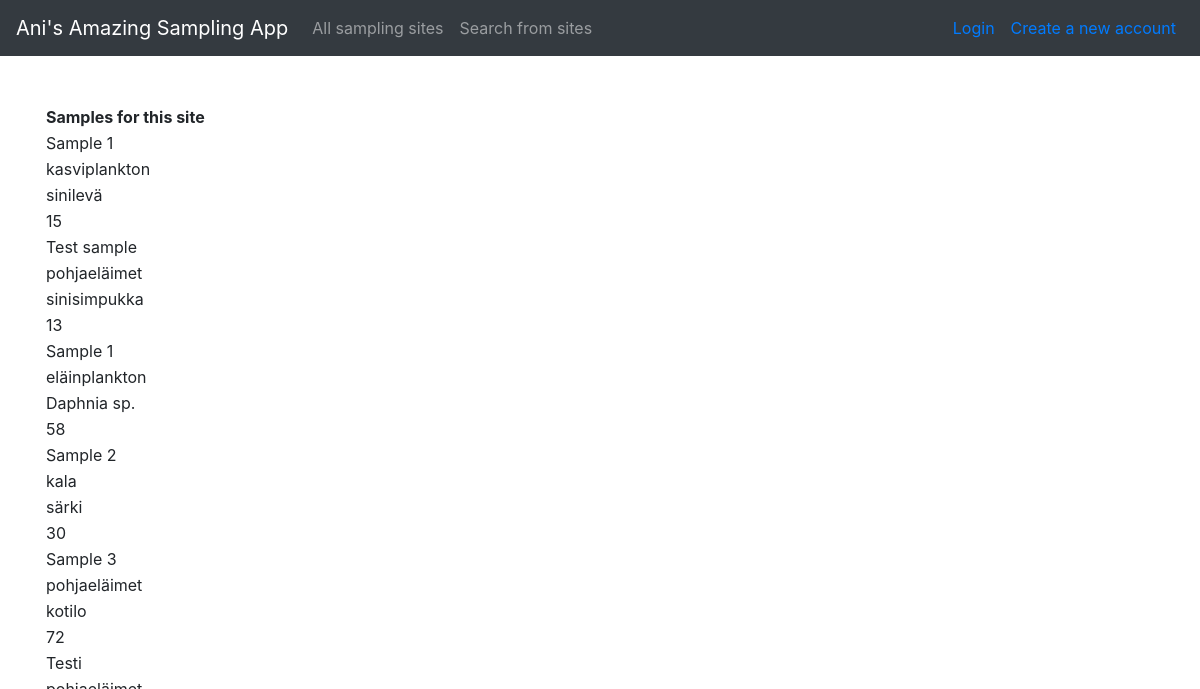
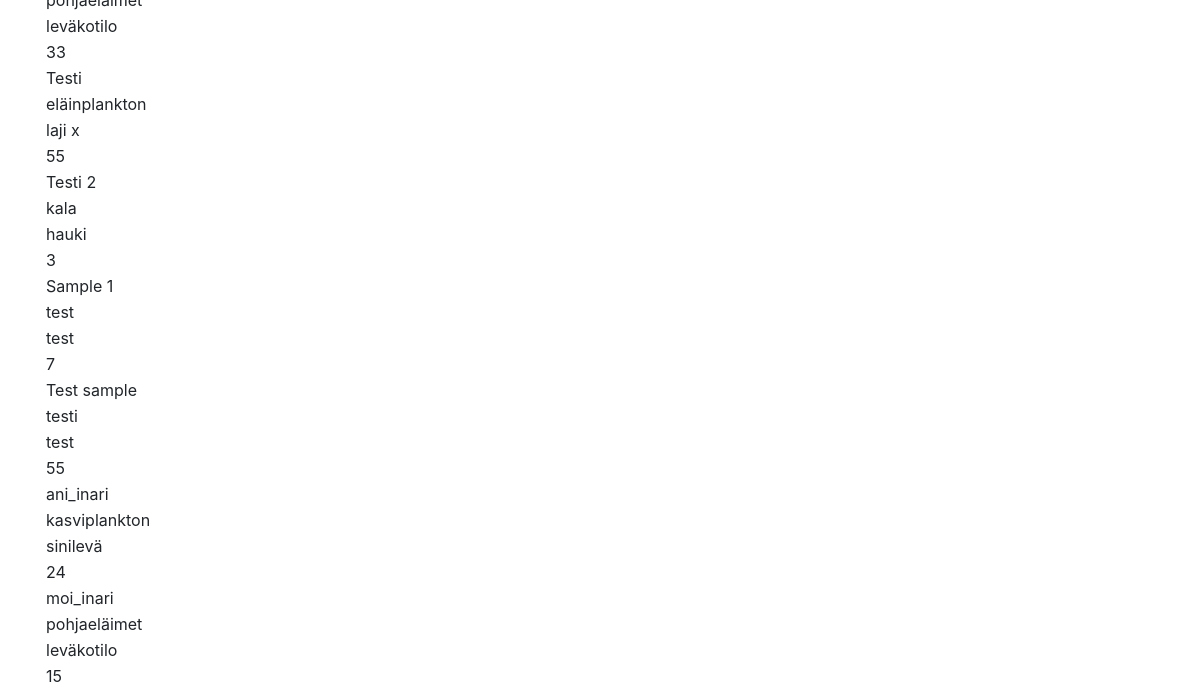
The app's page /samples, older data (2 pictures, top to bottom).
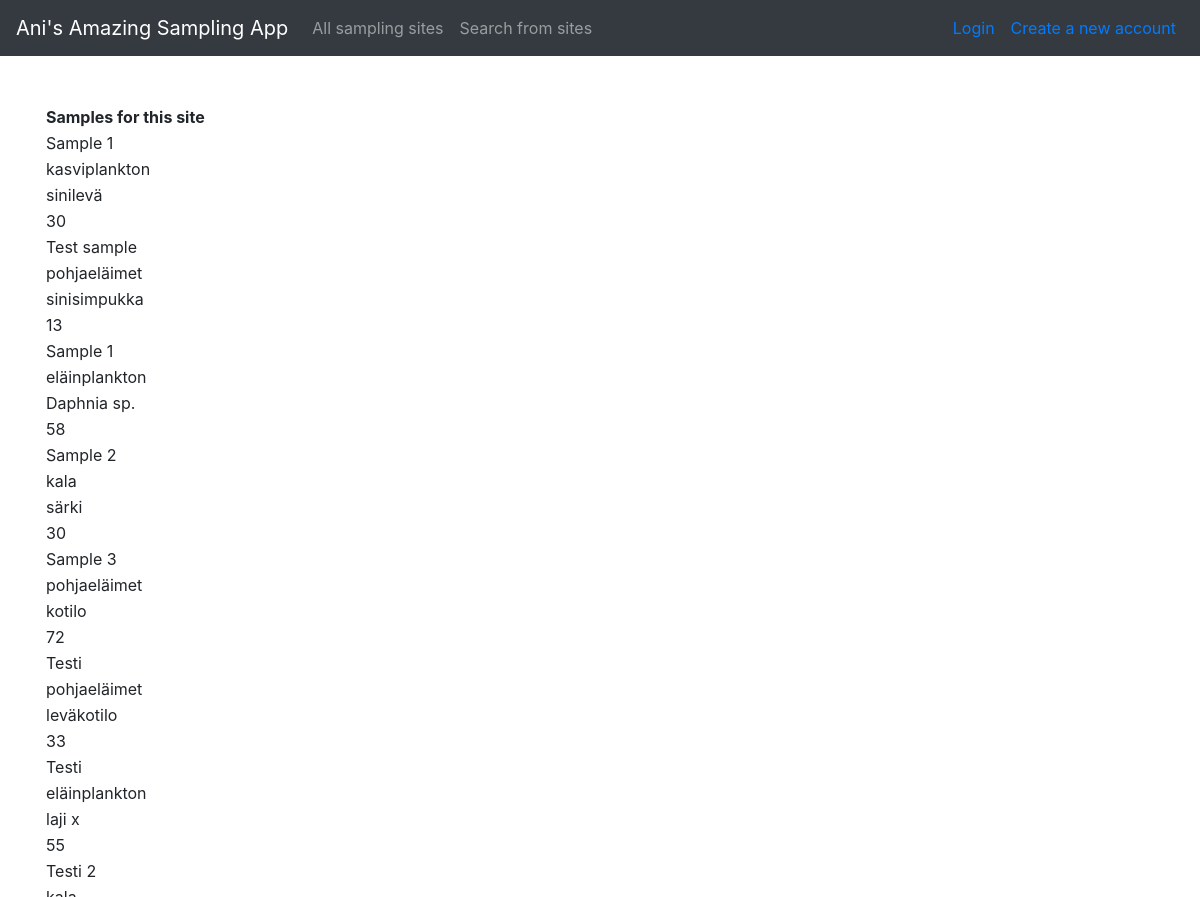
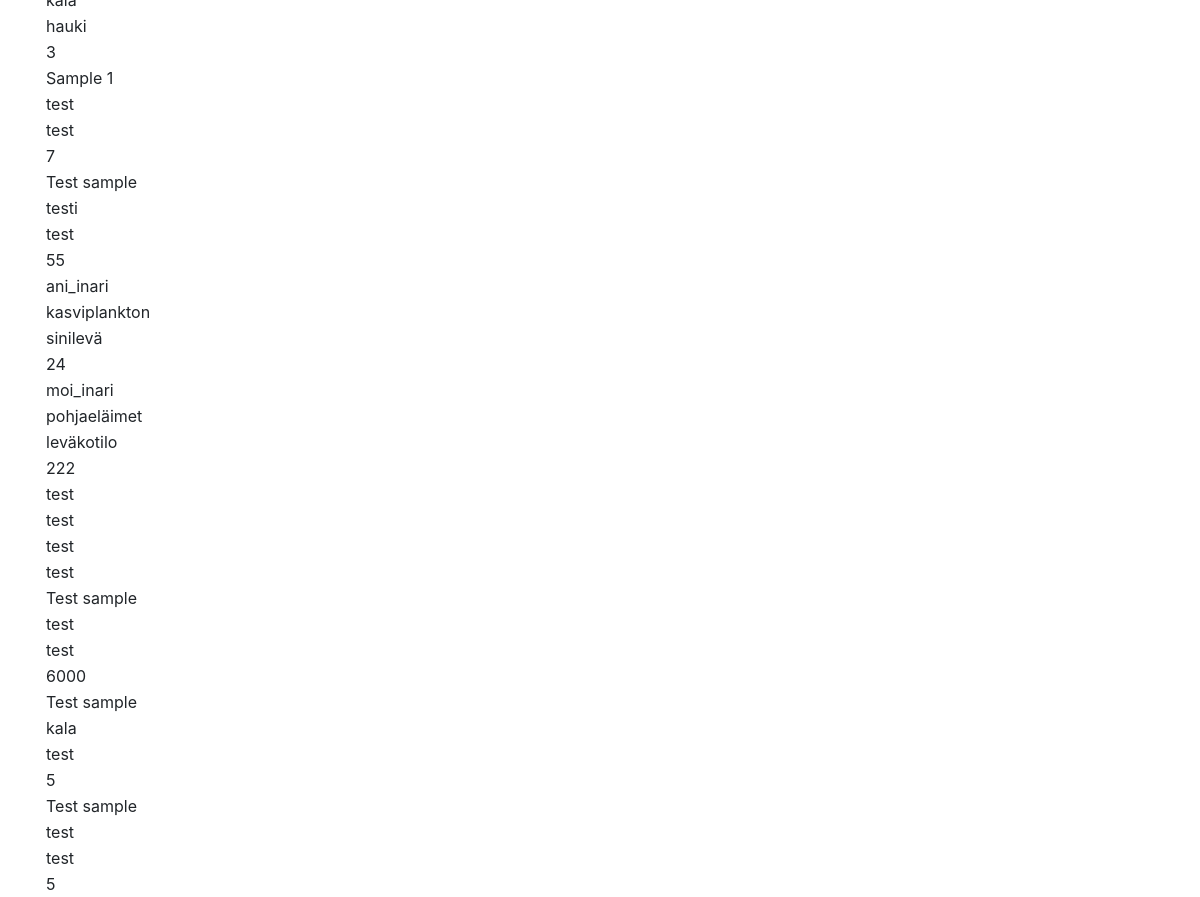
The same page, newer data (2 pictures, top to bottom).
### application/samples/models.py (models this page shows, shortened)
class Sample(Base):
    __tablename__="sample"
    samplename = db.Column(db.String(144), nullable=False)
    sampletype = db.Column(db.String(144), nullable=False, index=True)
    species = db.Column(db.String(144), nullable=False, index=True)
    amount = db.Column(db.String(144), nullable=False)
    site_id = db.Column(db.Integer, db.ForeignKey('site.id'),
                           nullable=False)

### application/samples/views.py (the view)
@app.route("/samples", methods=["GET"])
def samples_index():
    return render_template("samples/list.html", samples = Sample.query.all())

### application/templates/samples/list.html
{% extends "layout.html" %}
{% block body %}
<table>
  <br>
  <tr>
    <th>Samples for this site</th>
  </tr>
  {% for sample in samples %}
  <tr>
    <td>{{ sample.samplename }}</td>
  </tr>
  <tr>
    <td>{{ sample.sampletype }}</td>
  </tr>
  <tr>
    <td>{{ sample.species }}</td>
  </tr>
  <tr>
    <td>{{ sample.amount }}</td>
  </tr>
  {% endfor %}
</table>
{% endblock %}

Row changes from the older to the newer data that the page shows:
changed Sample (number 1 of 16 on the later page): amount "15" → "30"
changed Sample "moi_inari": amount "15" → "222"
added Sample: samplename "test", sampletype "test", species "test", amount "test"
added Sample: samplename "Test sample", sampletype "test", species "test", amount "6000"
added Sample: samplename "Test sample", sampletype "kala", species "test", amount "5"
added Sample: samplename "Test sample", sampletype "test", species "test", amount "5"
